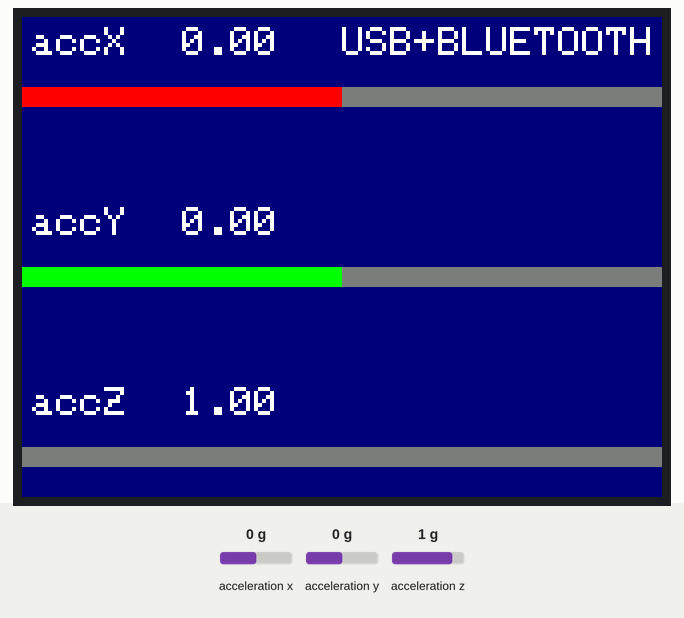
A sketch run on a simulated ESP32. On the bench: 320×240 colour display. The inputs (shaded band) are chosen by the test bench; at power-on: acceleration x 0 g, acceleration y 0 g, acceleration z 1 g. Nothing arrives over Bluetooth unless stated; what the sketch prints to the serial monitor is not drawn.

Above: at 1.4 s.
1.5 s: acceleration x set to -1.4 g
At 2.7 s:
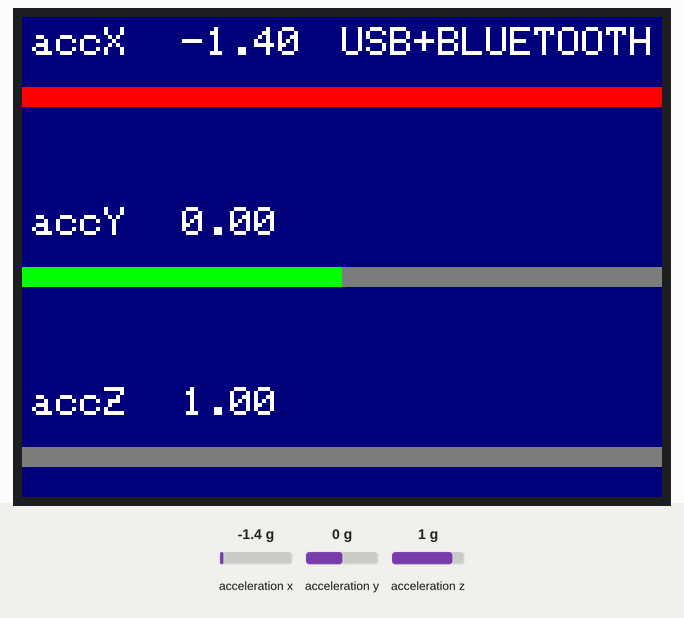
3.0 s: acceleration y set to -1.4 g
At 3.9 s:
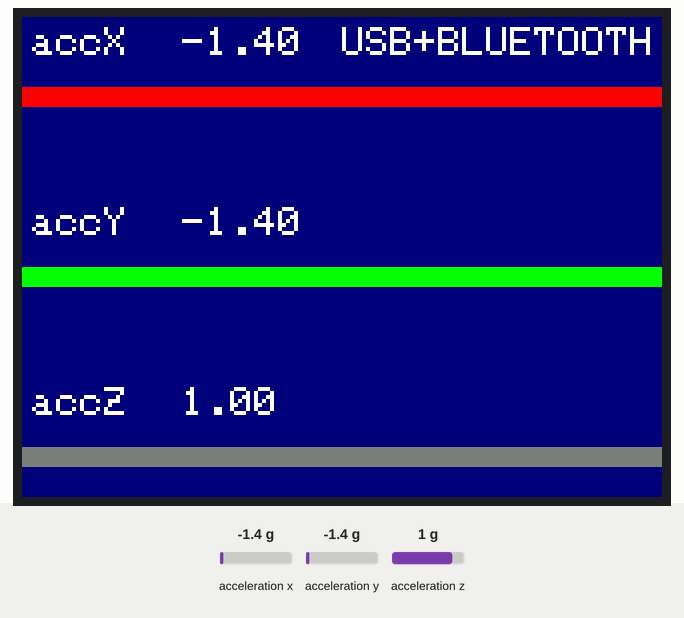
4.5 s: acceleration z set to -1.4 g
At 5.7 s:
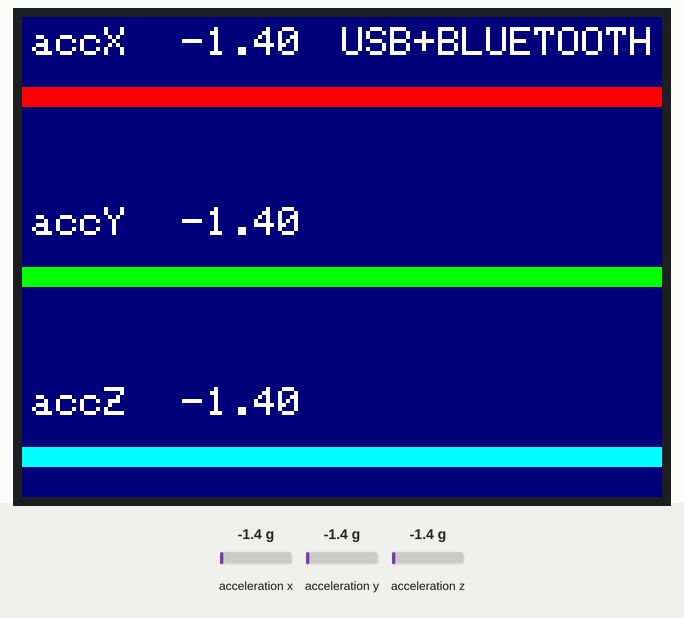
6.0 s: acceleration x set to -0.8 g
At 6.3 s:
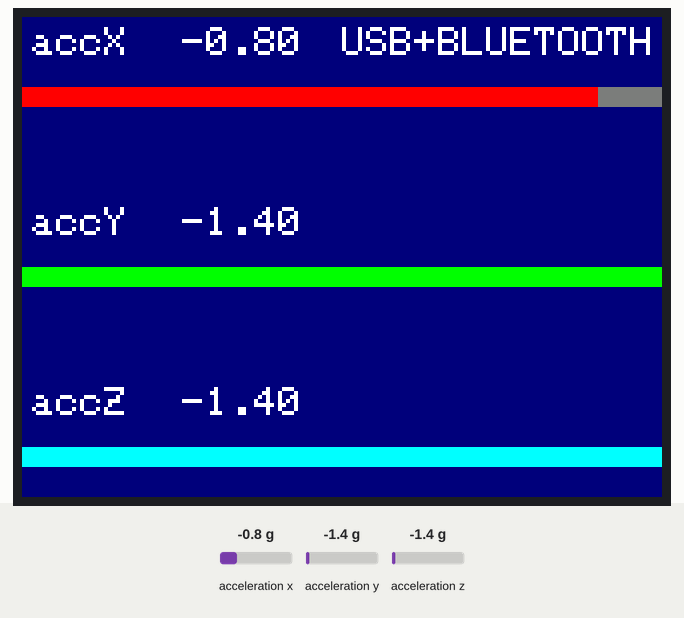
7.5 s: acceleration y set to -0.8 g
At 7.9 s:
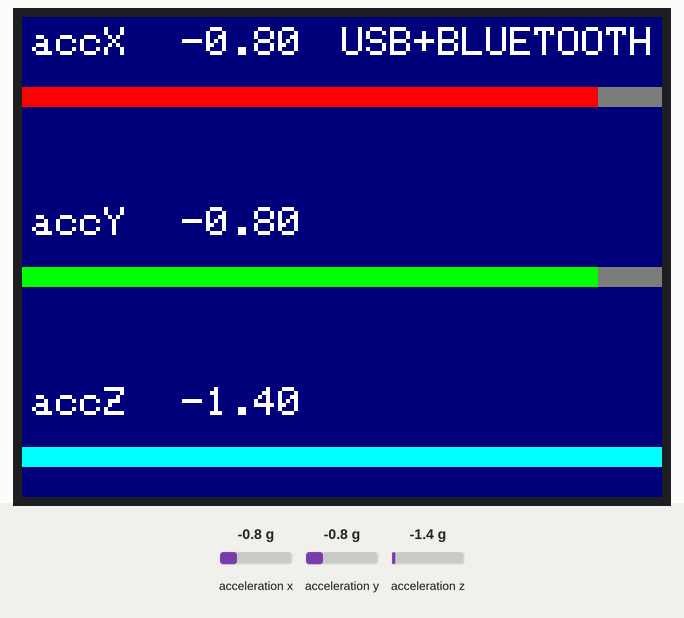
Timing chart, 0 to 10.0 s (numbered marks = the images above; inputs shaded):
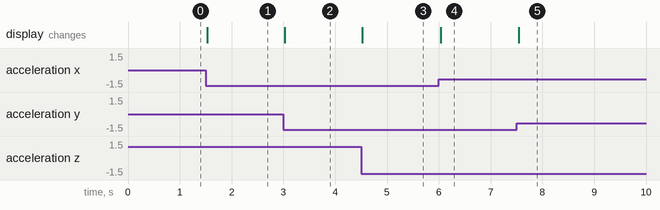

Measured:
- after the input at 1.5 s, the display: changes at once (image 1)
- after the input at 3.0 s, the display: changes at once (image 2)
- after the input at 4.5 s, the display: changes at once (image 3)
- after the input at 6.0 s, the display: changes at once (image 4)
- after the input at 7.5 s, the display: changes after 0.05 s (image 5)

The sketch:

2_3_1_acc_xyz_bluetooth_bar.ino
```cpp
#include <M5Core2.h>

//Bluetoothライブラリを読込む
#include "BluetoothSerial.h"
//Bluetoothを管理する変数
BluetoothSerial SerialBT;

//センサの情報をいれる変数
float accX = 0;
float accY = 0;
float accZ = 0;

void setup() {
  //M5の機能を使い始める
  M5.begin();
  //M5のセンサを使い始める
  M5.IMU.Init();

  //背景の色
  M5.Lcd.fillScreen(NAVY);
  M5.Lcd.setTextColor(WHITE, NAVY);
  M5.Lcd.setTextSize(2);

  //座標と文字
  M5.Lcd.setCursor(160, 5);
  M5.Lcd.print("USB+BLUETOOTH");

  //PCとの通信を始める
  Serial.begin(9600);

  //Bluetooth通信をはじめる
  //オリジナルのデバイス名を決めてください
  SerialBT.begin("TAMABI_IDDtest");
}

void loop() {
  //センサ情報を変数にいれる
  M5.IMU.getAccelData(&accX, &accY, &accZ);

  //加速度センサ X軸
  M5.Lcd.setCursor(5, 5);
  M5.Lcd.print("accX");
  M5.Lcd.setCursor(80, 5);
  M5.Lcd.print(accX);
  int ax = map(accX*100, 100, -100, 0, 320);
  M5.Lcd.fillRect(ax, 35, 320 - ax, 10, DARKGREY); //灰色の四角
  M5.Lcd.fillRect(0, 35, ax, 10, RED);  //赤い四角


  //加速度センサ Y軸
  M5.Lcd.setCursor(5, 95);
  M5.Lcd.print("accY");
  M5.Lcd.setCursor(80, 95);
  M5.Lcd.print(accY);
  int ay = map(accY*100, 100, -100, 0, 320);
  M5.Lcd.fillRect(ay, 125, 320 - ay, 10, DARKGREY); //灰色の四角
  M5.Lcd.fillRect(0, 125, ay, 10, GREEN); //緑の四角

  //加速度センサ Z軸
  M5.Lcd.setCursor(5, 185);
  M5.Lcd.print("accZ");
  M5.Lcd.setCursor(80, 185);
  M5.Lcd.print(accZ);
  int az = map(accZ*100, 100, -100, 0, 320);
  M5.Lcd.fillRect(az, 215, 320 - az, 10, DARKGREY); //灰色の四角
  M5.Lcd.fillRect(0, 215, az, 10, CYAN); //水色の四角


  //PCにデータを送信する（USBで）
  //変数をコンマ区切りにして送る
  Serial.print(accX);
  Serial.print(",");
  Serial.print(accY);
  Serial.print(",");
  Serial.print(accZ);
  Serial.println();  //最後は改行を送る

  //Bluetoothでデータを送信
  //変数をコンマ区切りにして送る
  SerialBT.print(accX);
  SerialBT.print(",");
  SerialBT.print(accY);
  SerialBT.print(",");
  SerialBT.print(accZ);
  SerialBT.println();  //最後は改行を送る

  //データを送りすぎるので、少し遅らせる
  delay(10);
}
```
